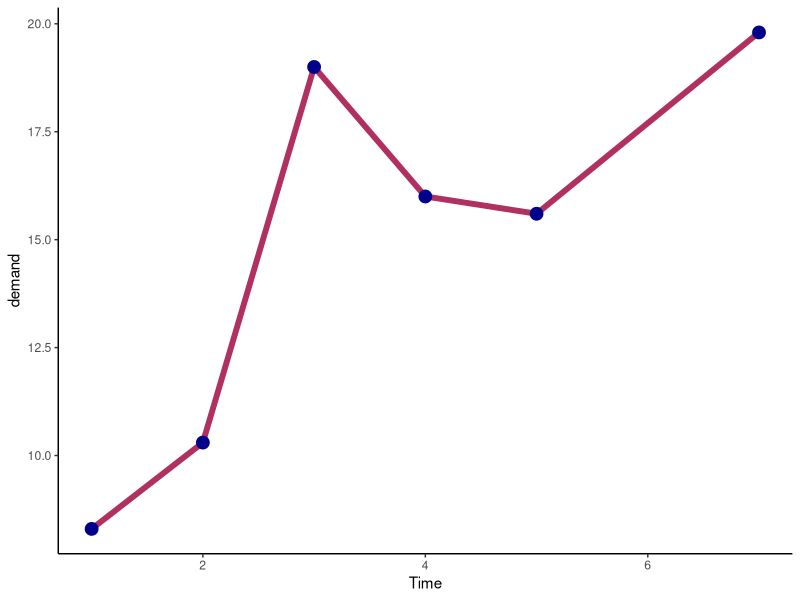
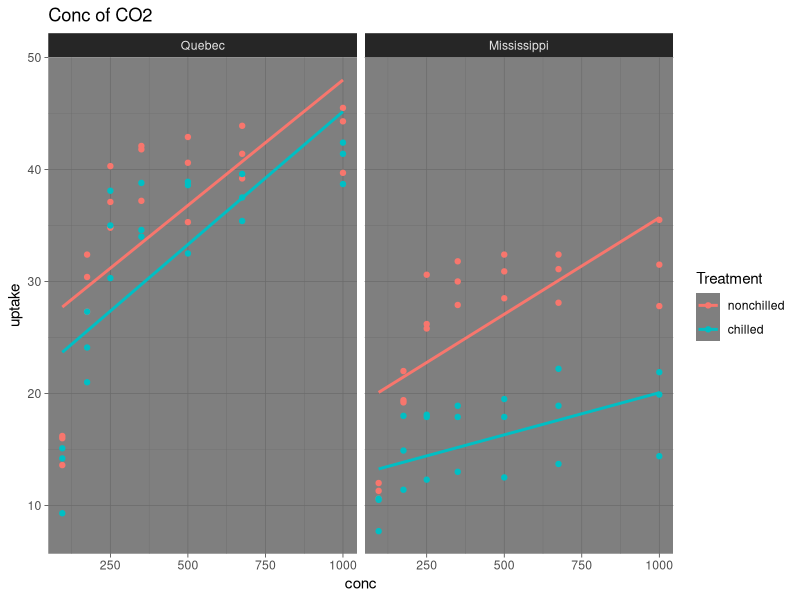

The R script that drew these images, in order:
## ---- chunk 1
library("dplyr")
library("ggplot2")
## ---- chunk 2
View(BOD)

#ggplot(BOD, aes(Time, demand))
BOD %>%
  ggplot(aes(Time, demand))+
  geom_line(size=2, color="maroon")+
  geom_point(size=4, color="darkblue")+
  theme_classic()
## ---- chunk 3
View(CO2)

CO2 %>%
  ggplot(aes(conc, uptake, color=Treatment))+
  #ggplot(aes(conc, uptake, color=Plant))+
  geom_point()+
  geom_smooth(method=lm, se=F)+
  facet_wrap(~Type)+ # Prefereably use factor columns
  labs(title="Conc of CO2")+
  theme_dark()

# lm: linear model
# se: standard error
